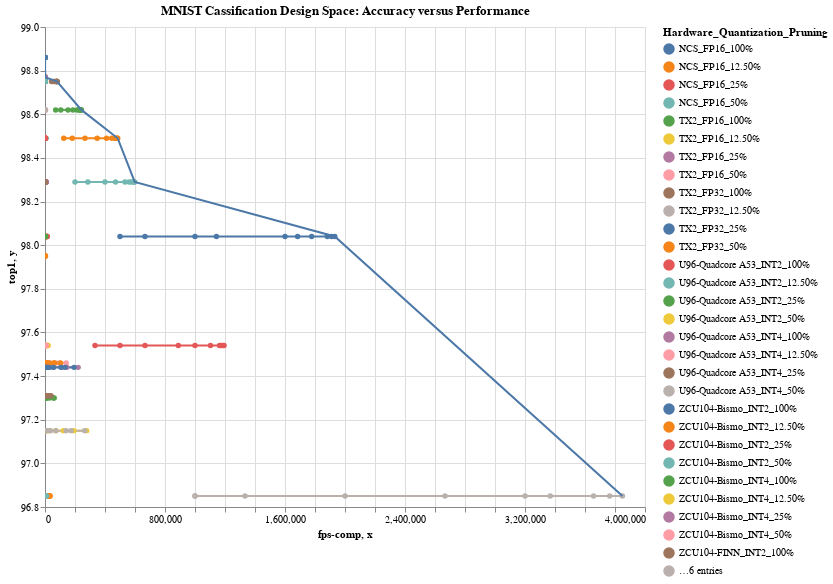

The code cell stored with this chart in its notebook:
### Markdown cell above
The following pareto graph presents the accuracy versus performance in fps for all the Hardware Platforms across different Pruning and Quantization configurations. This provides insights into accuracy-based comparisons.

### Code cell
#hide_input
#%run scripts/altair_plots.py  #run the plot script if it wasn't previously run
pareto_graph(df= mnist_df, 
             groupcol= 'hw_datatype_prun',
             xcol = 'fps-comp', 
             ycol= 'top1',
             W= W, 
             H= H, 
             title= "MNIST Cassification Design Space: Accuracy versus Performance")

### Figure 1 — Vega-Lite specification as saved in the notebook (floating-point values rounded to 4 significant figures; data arrays with more than 128 entries replaced by an {"elided": "..."} marker saying what was removed)
{"config": {"view": {"continuousWidth": 400, "continuousHeight": 300}}, "layer": [{"data": {"name": "data-4bd769fc07ec31f2fc2a2bda82a76e3c"}, "mark": {"type": "line", "point": true}, "encoding": {"color": {"type": "nominal", "field": "hw_datatype_prun", "legend": {"columns": 1, "title": "Hardware_Quantization_Pruning"}}, "x": {"type": "quantitative", "field": "fps-comp"}, "y": {"type": "quantitative", "field": "top1", "scale": {"zero": false}}}, "selection": {"selector011": {"type": "interval", "bind": "scales", "encodings": ["x", "y"]}}}, {"data": {"name": "data-00cd331bb68eac7bf65f5e8f8c2cbbe6"}, "mark": "line", "encoding": {"x": {"type": "quantitative", "field": "x"}, "y": {"type": "quantitative", "field": "y", "scale": {"zero": false}}}}], "height": 480, "title": "MNIST Cassification Design Space: Accuracy versus Performance", "width": 600, "$schema": "https://vega.github.io/schema/vega-lite/v4.0.2.json", "datasets": {"data-4bd769fc07ec31f2fc2a2bda82a76e3c": {"elided": "278 records"}, "data-00cd331bb68eac7bf65f5e8f8c2cbbe6": [{"x": 621.3, "y": 98.86, "group": "NCS_FP16_100%"}, {"x": 838.4, "y": 98.77, "group": "ZCU104-Bismo_INT4_100%"}, {"x": 80390.0, "y": 98.75, "group": "ZCU104-FINN_INT2_100%"}, {"x": 242900.0, "y": 98.62, "group": "ZCU104-FINN_INT4_50%"}, {"x": 484800.0, "y": 98.49, "group": "ZCU104-FINN_INT2_50%"}, {"x": 598100.0, "y": 98.29, "group": "ZCU104-FINN_INT4_25%"}, {"x": 1932000.0, "y": 98.04, "group": "ZCU104-FINN_INT2_25%"}, {"x": 3850000.0, "y": 96.85, "group": "ZCU104-FINN_INT2_12.50%"}]}}
